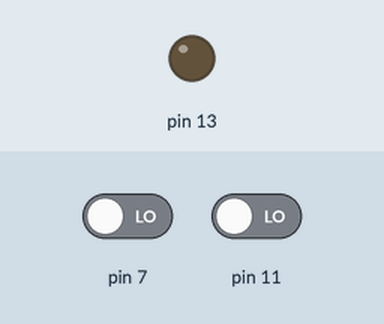
Bench run of a sketch on a simulated Arduino Uno, built with avr-gcc and run on an emulated ATmega328P. Parts: output pins drawn as LEDs (lit = HIGH). The test bench sets the inputs (shaded band); at power-on: pin 11 LOW, pin 7 LOW.

Above: at 1.2 s.
1.3 s: pin 11 driven HIGH
At 2.5 s:
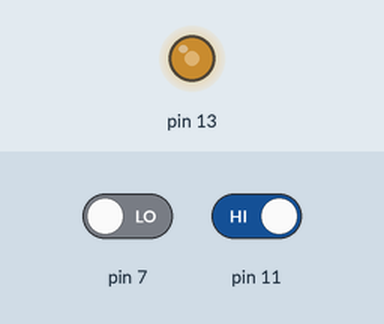
2.8 s: pin 7 driven HIGH
At 3.4 s:
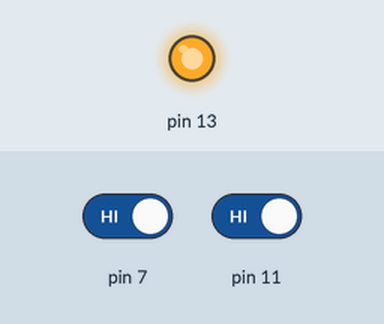
4.3 s: pin 11 driven LOW
At 5.0 s:
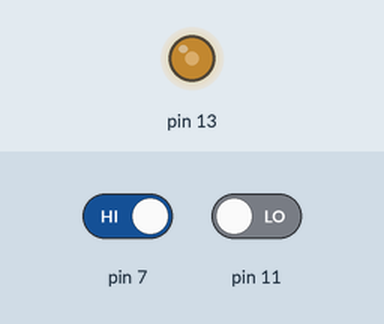
Timing chart, 0 to 7.3 s (numbered marks = the images above; inputs shaded):
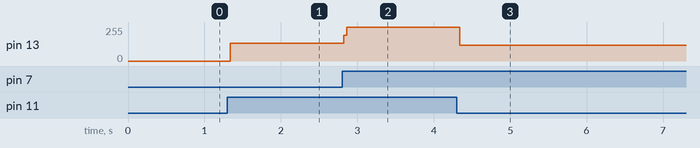

Measured:
- after the input at 1.3 s, pin 13: 0/255 → 135/255 at once
- after the input at 2.8 s, pin 13: 135/255 → 255/255 at once
- after the input at 4.3 s, pin 13: 255/255 → 120/255 at once

The sketch:

sketch_mar11a22.ino
```cpp
int buttonOn = 0;

void setup() {
  pinMode(13,OUTPUT);
  pinMode(7,INPUT);

}

void loop() {
  buttonOn = digitalRead(7);
  if (buttonOn==HIGH) {
    digitalWrite(13,HIGH);
  } else {
  digitalWrite(13,LOW);
  }

  buttonOn = digitalRead(11);
  if (buttonOn==HIGH) {
    digitalWrite(13,HIGH);
  } else {
  digitalWrite(13,LOW);
  }
}
```
